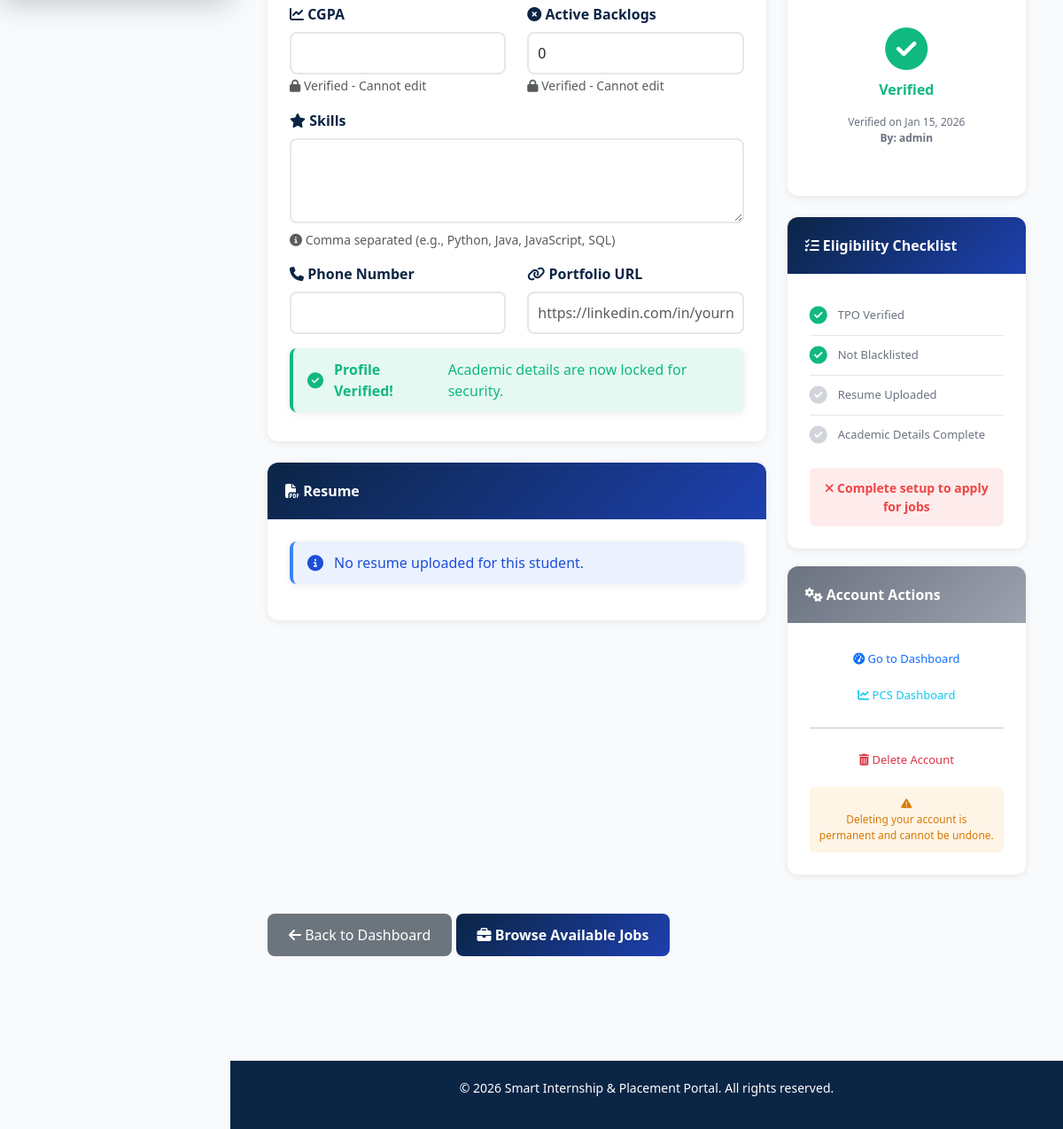
Page /tpo/student/2/profile/ (signed in, lower part) on the earlier database version.
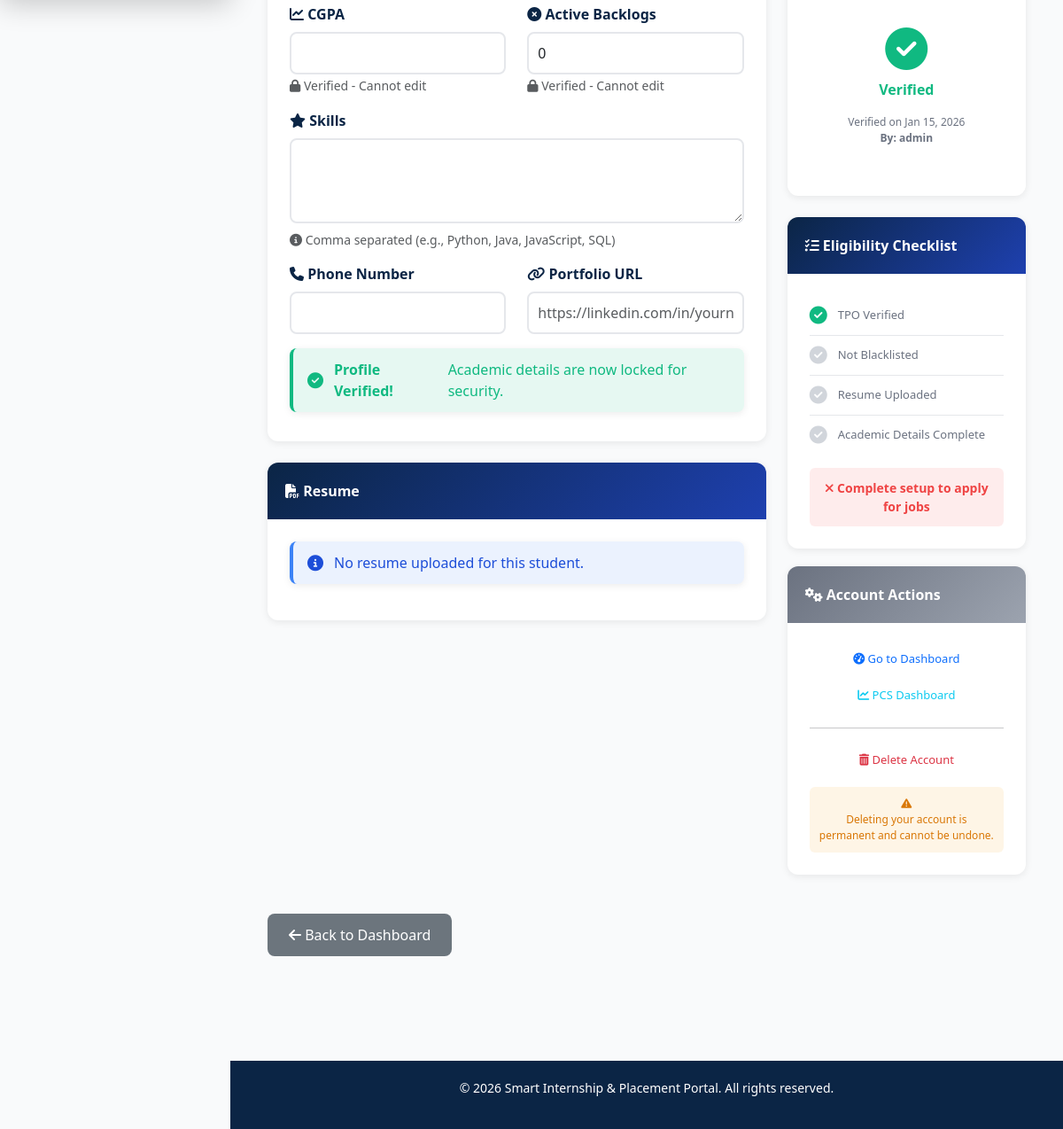
Same page on the later database version.
### accounts/models.py (models this page shows, shortened)
class StudentProfile(models.Model):
    user = models.OneToOneField(CustomUser, on_delete=models.CASCADE, related_name='student_profile')
    roll_no = models.CharField(max_length=30, unique=True, null=True, blank=True)
    branch = models.CharField(max_length=100, blank=True)
    tenth_percent = models.DecimalField(max_digits=5, decimal_places=2, null=True, blank=True)
    twelfth_percent = models.DecimalField(max_digits=5, decimal_places=2, null=True, blank=True)
    cgpa = models.DecimalField(max_digits=4, decimal_places=2, null=True, blank=True)
    active_backlogs = models.IntegerField(default=0)
    skills = models.TextField(blank=True, help_text="Comma separated skills")
    resume = models.FileField(upload_to='resumes/', null=True, blank=True)
    profile_photo = models.ImageField(upload_to='profile_photos/', null=True, blank=True, help_text="Your profile photo")
    portfolio_url = models.URLField(blank=True, help_text="Portfolio or LinkedIn URL")
    cover_letter_template = models.TextField(blank=True)
    is_verified = models.BooleanField(default=False)
    is_blacklisted = models.BooleanField(default=False, help_text="Blacklisted by TPO - cannot apply")
    blacklist_reason = models.TextField(blank=True)
    verified_by = models.ForeignKey(CustomUser, null=True, blank=True, on_delete=models.SET_NULL,
                                    related_name='verified_students', limit_choices_to={'role_type': 'TPO'})
    verified_at = models.DateTimeField(null=True, blank=True)
    email_verified = models.BooleanField(default=False)
    phone_verified = models.BooleanField(default=False)
    phone_number = models.CharField(max_length=20, blank=True)
    created_at = models.DateTimeField(null=True, blank=True)
    updated_at = models.DateTimeField(auto_now=True)
    credit_score = models.IntegerField(
        default=100,
        help_text="Placement Credit Score: 0-100. Starts at 100. Decreases with penalties."
    )
    is_blocked = models.BooleanField(
        default=False,
        help_text="Blocked from applying due to low PCS (< 50)"
    )
    blocked_until = models.DateTimeField(
        null=True,
        blank=True,
        help_text="Cooling period end date (15 days)"
    )
    block_reason = models.CharField(
        max_length=500,
        blank=True,
        help_text="Reason for blocking (shows to student)"
    )
    pcs_history = models.TextField(
        blank=True,
        help_text="JSON history of all PCS changes"
    )
    PCS_THRESHOLDS = {
        'CRITICAL': 50,      # Block if below this
        'WARNING': 70,       # Show warning
        'GOOD': 85,          # Good standing
        'EXCELLENT': 95      # Excellent
    }
    PCS_PENALTIES = {
        'missed_interview': 20,
        'rejected_offer': 50,
        'ghosted_interview': 15,
        'rejected_after_accepted': 40
    }
    COOLING_PERIOD_DAYS = 15

### accounts/views.py (the view)
# urls.py: path('tpo/student/<int:student_id>/profile/', views.tpo_view_student_profile, name='tpo_view_student_profile'),
@tpo_only
def tpo_view_student_profile(request, student_id):
    try:
        student = CustomUser.objects.get(pk=student_id, role_type=CustomUser.STUDENT)
        profile = student.student_profile
        context = {
            'student': student,
            'profile': profile,
            'is_tpo_view': True,
        }
        return render(request, 'accounts/student_profile.html', context)
    except (CustomUser.DoesNotExist, StudentProfile.DoesNotExist):
        messages.error(request, 'Student profile not found')
        return redirect('tpo_student_list')

### accounts/models.py (called while the page is built)
    @property
    def is_student(self):
        return self.role_type == self.STUDENT

    @property
    def is_recruiter(self):
        return self.role_type == self.RECRUITER

    @property
    def is_tpo(self):
        return self.role_type == self.TPO or self.is_superuser

### templates/accounts/student_profile.html (shortened to what the changed rows need)
{% extends 'base.html' %}
{% load static %}
{% block content %}
<div class="container-fluid py-4">
    <div class="row">
        <div class="col-lg-4">
            <div class="card">
                <div class="card-body">
                    <div style="display: flex; align-items: center; padding: 12px 0; border-bottom: 1px solid #e5e7eb;">
                        <i class="fas fa-check-circle" style="font-size: 20px; color: {% if not profile.is_blacklisted %}#10b981{% else %}#d1d5db{% endif %}; margin-right: 12px;"></i>
                        <div style="flex: 1;">
                            <p style="margin: 0; color: #6b7280; font-size: 13px;">Not Blacklisted</p>
                        </div>
                    </div>
                </div>
            </div>
        </div>
    </div>
    <div class="row mt-4 mb-4">
        <div class="col-12">
            <a href="{% url 'student_dashboard' %}" class="btn btn-secondary" style="border-radius: 8px; padding: 12px 24px;">
                <i class="fas fa-arrow-left"></i> Back to Dashboard
            </a>
            {% if profile.is_verified and not profile.is_blacklisted %}
                <a href="{% url 'job_list' %}" class="btn btn-primary" style="background: linear-gradient(135deg, #0b2545 0%, #1e40af 100%); border: none; border-radius: 8px; padding: 12px 24px; color: white; font-weight: 600;">
                    <i class="fas fa-briefcase"></i> Browse Available Jobs
                </a>
            {% endif %}
        </div>
    </div>
</div>
{% endblock %}

Differences in the rows shown:
changed StudentProfile "admin": is_blacklisted False → True (drawn)
Other differences:
text no longer shown: "Browse Available Jobs"
